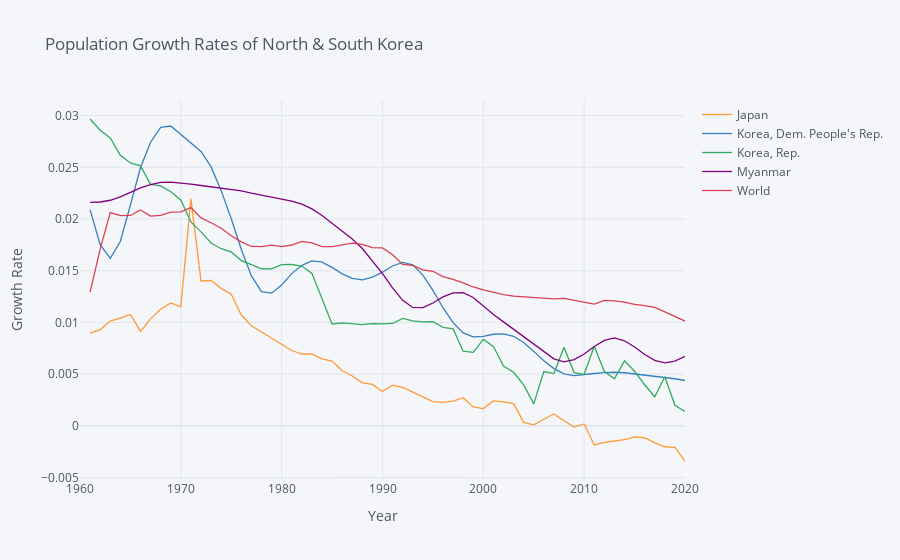

This figure's notebook cell:
### Markdown cell above
In the next few cells, we wanted to take a look at population growth rates between N. Korea, S. Korea, the world, as well as similar high/low income countries in the Eastern Asia Region. We chose Myanmar to compare to North Korea and Japan to compare to South Korea, as they are the closest in terms of GDP per capita to each respective country in Eastern Asia. We see that all 4 countries generally follow the world trend of decreasing population growth rates, though overall higher income countries like Japan and South Korea have lower growth rates that North Korea and Myanmar. However, we note that North Korea's growth rate fluctuates greatly when compared to the others.

### Code cell
import numpy as np

variable_labels = {"SP.POP.TOTL":"Population"}

# Three letter codes come from wbdata.get_country()
countries = {"WLD":"World",
             "PRK":"North Korea",
             "KOR":"S. Korea",
             "JPN":"JPN",
             "MMR":"Myanmar",
            }

df = wbdata.get_dataframe(variable_labels, country = countries).squeeze()

df = df.unstack('country')
# Date index is of type string; change to integers
df.index = df.index.astype(int)

# Differences (over time) in logs give us growth rates
np.log(df).diff().iplot(title="Population Growth Rates of North & South Korea",
                        yTitle="Growth Rate",xTitle='Year')
